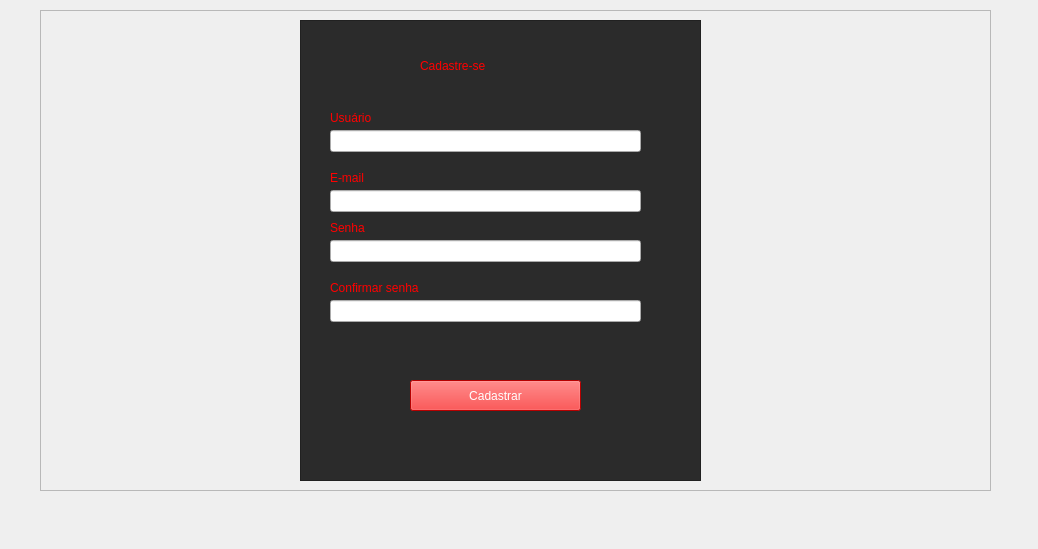
<?xml version="1.0" encoding="UTF-8"?>
<ui version="4.0">
 <class>MainWindow</class>
 <widget class="QMainWindow" name="MainWindow">
  <property name="geometry">
   <rect>
    <x>0</x>
    <y>0</y>
    <width>1038</width>
    <height>549</height>
   </rect>
  </property>
  <property name="windowTitle">
   <string>MainWindow</string>
  </property>
  <widget class="QWidget" name="centralwidget">
   <widget class="QFrame" name="frame">
    <property name="geometry">
     <rect>
      <x>40</x>
      <y>10</y>
      <width>951</width>
      <height>481</height>
     </rect>
    </property>
    <property name="frameShape">
     <enum>QFrame::Shape::StyledPanel</enum>
    </property>
    <property name="frameShadow">
     <enum>QFrame::Shadow::Raised</enum>
    </property>
    <widget class="QLabel" name="Tela">
     <property name="geometry">
      <rect>
       <x>-50</x>
       <y>-10</y>
       <width>1011</width>
       <height>491</height>
      </rect>
     </property>
     <property name="text">
      <string/>
     </property>
     <property name="pixmap">
      <pixmap resource="foto.qrc">:/icon/filmes.jpg</pixmap>
     </property>
     <property name="scaledContents">
      <bool>true</bool>
     </property>
    </widget>
    <widget class="QTextBrowser" name="rtn_Cadastrase">
     <property name="geometry">
      <rect>
       <x>260</x>
       <y>10</y>
       <width>401</width>
       <height>461</height>
      </rect>
     </property>
     <property name="styleSheet">
      <string notr="true">background-color: rgb(43, 43, 43);</string>
     </property>
    </widget>
    <widget class="QLabel" name="Cadastrase">
     <property name="geometry">
      <rect>
       <x>380</x>
       <y>40</y>
       <width>191</width>
       <height>31</height>
      </rect>
     </property>
     <property name="styleSheet">
      <string notr="true">color: rgb(255, 0, 0);
font: 22pt &quot;Segoe UI&quot;;</string>
     </property>
     <property name="text">
      <string>Cadastre-se</string>
     </property>
    </widget>
    <widget class="QLabel" name="txt_Usuario">
     <property name="geometry">
      <rect>
       <x>290</x>
       <y>100</y>
       <width>49</width>
       <height>16</height>
      </rect>
     </property>
     <property name="styleSheet">
      <string notr="true">color: rgb(255, 0, 0);</string>
     </property>
     <property name="text">
      <string>Usuário</string>
     </property>
    </widget>
    <widget class="QLabel" name="txt_Email">
     <property name="geometry">
      <rect>
       <x>290</x>
       <y>160</y>
       <width>49</width>
       <height>16</height>
      </rect>
     </property>
     <property name="styleSheet">
      <string notr="true">color: rgb(255, 0, 0);</string>
     </property>
     <property name="text">
      <string>E-mail</string>
     </property>
    </widget>
    <widget class="QLabel" name="txt_Senha">
     <property name="geometry">
      <rect>
       <x>290</x>
       <y>210</y>
       <width>49</width>
       <height>16</height>
      </rect>
     </property>
     <property name="styleSheet">
      <string notr="true">color: rgb(255, 0, 0);</string>
     </property>
     <property name="text">
      <string>Senha</string>
     </property>
    </widget>
    <widget class="QLineEdit" name="btn_Usuario">
     <property name="geometry">
      <rect>
       <x>290</x>
       <y>120</y>
       <width>311</width>
       <height>22</height>
      </rect>
     </property>
    </widget>
    <widget class="QLineEdit" name="btn_Email">
     <property name="geometry">
      <rect>
       <x>290</x>
       <y>180</y>
       <width>311</width>
       <height>22</height>
      </rect>
     </property>
    </widget>
    <widget class="QLineEdit" name="btn_Senha">
     <property name="geometry">
      <rect>
       <x>290</x>
       <y>230</y>
       <width>311</width>
       <height>22</height>
      </rect>
     </property>
     <property name="echoMode">
      <enum>QLineEdit::EchoMode::Password</enum>
     </property>
    </widget>
    <widget class="QLabel" name="txt_Confirmar_senha">
     <property name="geometry">
      <rect>
       <x>290</x>
       <y>270</y>
       <width>101</width>
       <height>16</height>
      </rect>
     </property>
     <property name="styleSheet">
      <string notr="true">color: rgb(255, 0, 0);</string>
     </property>
     <property name="text">
      <string>Confirmar senha</string>
     </property>
    </widget>
    <widget class="QLineEdit" name="btn_Confirmar_senha">
     <property name="geometry">
      <rect>
       <x>290</x>
       <y>290</y>
       <width>311</width>
       <height>22</height>
      </rect>
     </property>
     <property name="text">
      <string/>
     </property>
     <property name="echoMode">
      <enum>QLineEdit::EchoMode::Password</enum>
     </property>
    </widget>
    <widget class="QPushButton" name="btn_Cadastrar">
     <property name="geometry">
      <rect>
       <x>370</x>
       <y>370</y>
       <width>171</width>
       <height>31</height>
      </rect>
     </property>
     <property name="styleSheet">
      <string notr="true">color: rgb(255, 0, 0);
background-color: rgb(255, 0, 0);
color: rgb(255, 255, 255);</string>
     </property>
     <property name="text">
      <string>Cadastrar</string>
     </property>
    </widget>
   </widget>
  </widget>
  <widget class="QMenuBar" name="menubar">
   <property name="geometry">
    <rect>
     <x>0</x>
     <y>0</y>
     <width>1038</width>
     <height>22</height>
    </rect>
   </property>
  </widget>
 </widget>
 <resources>
  <include location="foto.qrc"/>
 </resources>
 <connections/>
</ui>
